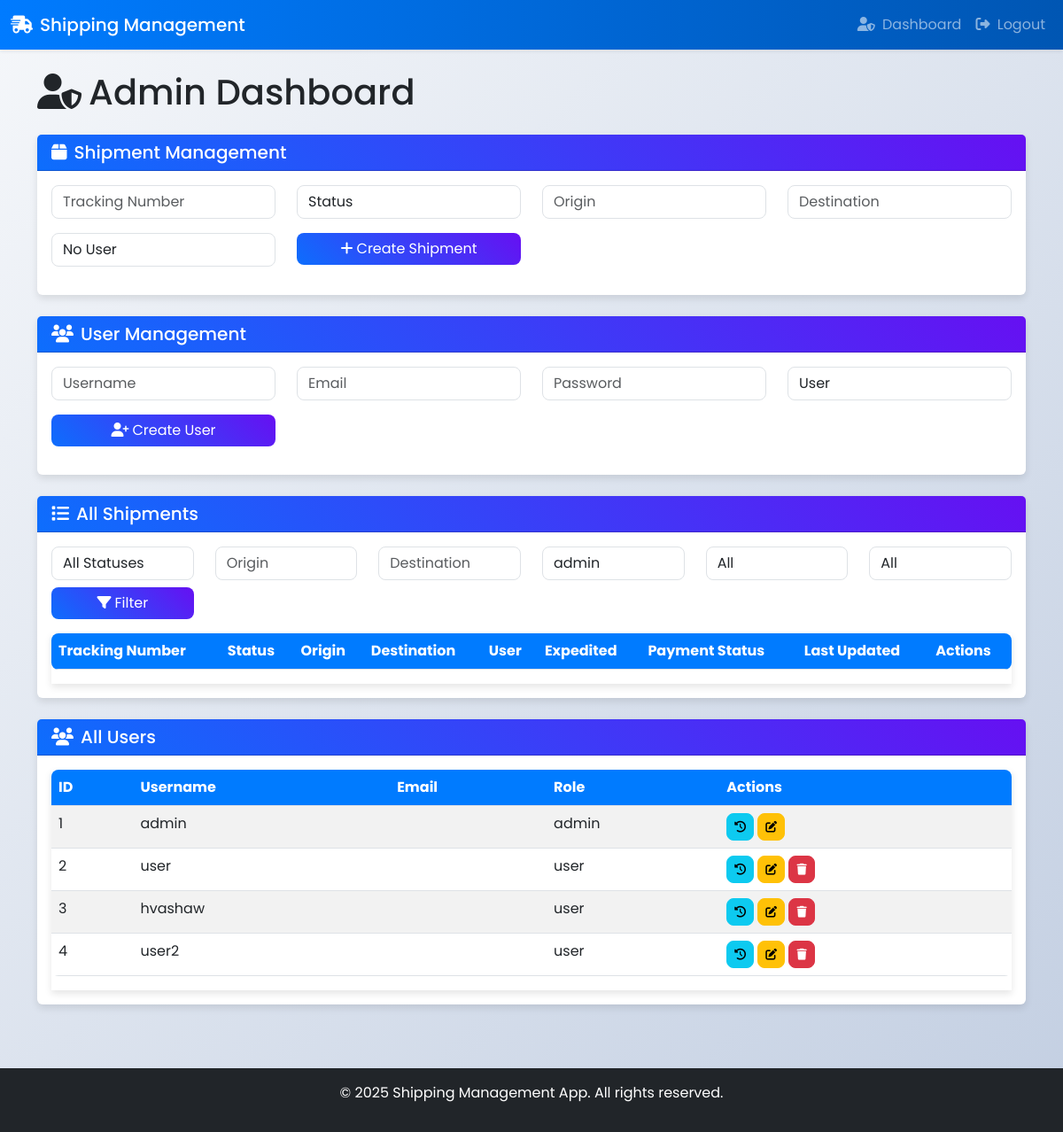
Page /admin/dashboard?user_id=1 (signed in) on the committed database.
### app.py (models this page shows)
class User(db.Model):
    id = db.Column(db.Integer, primary_key=True)
    username = db.Column(db.String(80), unique=True, nullable=False)
    password = db.Column(db.String(120), nullable=False)
    role = db.Column(db.String(20), default='user')
    shipments = db.relationship('Shipment', backref='user', lazy=True)

### app.py (the view, shortened to what this page needs)
@app.route('/admin/dashboard', methods=['GET', 'POST'])
@jwt_required()
def admin_dashboard():
    jwt_data = get_jwt()
    if jwt_data['role'] != 'admin':
        flash('Access denied', 'danger')
        return redirect(url_for('track'))
    statuses = ['Pending', 'In Transit', 'Delivered', 'Cancelled']
    payment_statuses = ['Pending', 'Paid']
    users = User.query.all()
    status = request.args.get('status')
    origin = request.args.get('origin')
    destination = request.args.get('destination')
    user_id = request.args.get('user_id')
    expedited = request.args.get('expedited')
    payment_status = request.args.get('payment_status')
    query = Shipment.query
    if status:
        query = query.filter_by(status=status)
    if origin:
        query = query.filter(Shipment.origin.ilike(f'%{origin}%'))
    if destination:
        query = query.filter(Shipment.destination.ilike(f'%{destination}%'))
    if user_id:
        query = query.filter_by(user_id=user_id)
    if expedited:
        query = query.filter_by(expedited=expedited == 'true')
    if payment_status:
        query = query.filter_by(payment_status=payment_status)
    shipments = query.all()
    return render_template('admin_dashboard.html', shipments=shipments, users=users, statuses=statuses, payment_statuses=payment_statuses)

### app.py (called while the page is built)
@app.context_processor
def inject_user_role():
    try:
        jwt_data = get_jwt()
        if jwt_data:
            return {'user_role': jwt_data.get('role')}
        return {'user_role': None}
    except:
        return {'user_role': None}

### templates/admin_dashboard.html (shortened to what this page needs)
{% extends "base.html" %}
{% block content %}
<div class="row">
    <div class="col-12">
        <h1 class="mb-4"><i class="fas fa-user-shield me-2"></i>Admin Dashboard</h1>
    </div>
</div>
<div class="card mb-4">
    <div class="card-header bg-primary text-white">
        <h5 class="mb-0"><i class="fas fa-box me-2"></i>Shipment Management</h5>
    </div>
    <div class="card-body">
        <form method="POST">
            <div class="row mb-3">
                <div class="col-md-3">
                    <input type="text" class="form-control" name="tracking_number" placeholder="Tracking Number" required>
                </div>
                <div class="col-md-3">
                    <select class="form-control" name="status" required>
                        <option value="" disabled selected>Status</option>
                    </select>
                </div>
                <div class="col-md-3">
                    <input type="text" class="form-control" name="origin" placeholder="Origin" required>
                </div>
                <div class="col-md-3">
                    <input type="text" class="form-control" name="destination" placeholder="Destination" required>
                </div>
            </div>
            <div class="row mb-3">
                <div class="col-md-3">
                    <select class="form-control" name="user_id">
                        <option value="">No User</option>
                    </select>
                </div>
                <div class="col-md-3">
                    <button type="submit" class="btn btn-primary w-100"><i class="fas fa-plus me-1"></i>Create Shipment</button>
                </div>
            </div>
        </form>
    </div>
</div>
<div class="card mb-4">
    <div class="card-header bg-primary text-white">
        <h5 class="mb-0"><i class="fas fa-users me-2"></i>User Management</h5>
    </div>
    <div class="card-body">
        <form method="POST">
            <div class="row mb-3">
                <div class="col-md-3">
                    <input type="text" class="form-control" name="username" placeholder="Username" required>
                </div>
                <div class="col-md-3">
                    <input type="email" class="form-control" name="email" placeholder="Email" required>
                </div>
                <div class="col-md-3">
                    <input type="password" class="form-control" name="password" placeholder="Password" required>
                </div>
                <div class="col-md-3">
                    <select class="form-control" name="role" required>
                        <option value="user">User</option>
                    </select>
                </div>
            </div>
            <div class="row mb-3">
                <div class="col-md-3">
                    <button type="submit" class="btn btn-primary w-100"><i class="fas fa-user-plus me-1"></i>Create User</button>
                </div>
            </div>
        </form>
    </div>
</div>
<div class="card mb-4">
    <div class="card-header bg-primary text-white">
        <h5 class="mb-0"><i class="fas fa-list me-2"></i>All Shipments</h5>
    </div>
    <div class="card-body">
        <form method="GET" class="mb-3">
            <div class="row">
                <div class="col-md-2">
                    <select class="form-control" name="status">
                        <option value="">All Statuses</option>
                    </select>
                </div>
                <div class="col-md-2">
                    <input type="text" class="form-control" name="origin" placeholder="Origin" value="{{ request.args.get('origin', '') }}">
                </div>
                <div class="col-md-2">
                    <input type="text" class="form-control" name="destination" placeholder="Destination" value="{{ request.args.get('destination', '') }}">
                </div>
                <div class="col-md-2">
                    <select class="form-control" name="user_id">
                        {% for user in users %}
                            <option value="{{ user.id }}" {% if request.args.get('user_id') == user.id|string %}selected{% endif %}>{{ user.username }}</option>
                        {% endfor %}
                    </select>
                </div>
                <div class="col-md-2">
                    <select class="form-control" name="expedited">
                        <option value="">All</option>
                    </select>
                </div>
                <div class="col-md-2">
                    <select class="form-control" name="payment_status">
                        <option value="">All</option>
                    </select>
                </div>
            </div>
            <div class="row mt-2">
                <div class="col-md-2">
                    <button type="submit" class="btn btn-primary w-100"><i class="fas fa-filter me-1"></i>Filter</button>
                </div>
            </div>
        </form>
        <div class="table-responsive">
            <table class="table table-striped">
                <thead>
                    <tr>
                        <th>Tracking Number</th>
                        <th>Status</th>
                        <th>Origin</th>
                        <th>Destination</th>
                        <th>User</th>
                        <th>Expedited</th>
                        <th>Payment Status</th>
                        <th>Last Updated</th>
                        <th>Actions</th>
                    </tr>
                </thead>
            </table>
        </div>
    </div>
</div>
<div class="card mb-4">
    <div class="card-header bg-primary text-white">
        <h5 class="mb-0"><i class="fas fa-users me-2"></i>All Users</h5>
    </div>
    <div class="card-body">
        <div class="table-responsive">
            <table class="table table-striped">
                <thead>
                    <tr>
                        <th>ID</th>
                        <th>Username</th>
                        <th>Email</th>
                        <th>Role</th>
                        <th>Actions</th>
                    </tr>
                </thead>
                <tbody>
                    {% for user in users %}
                        <tr>
                            <td>{{ user.id }}</td>
                            <td>{{ user.username }}</td>
                            <td>{{ user.email }}</td>
                            <td>{{ user.role }}</td>
                            <td>
                                <button class="btn btn-sm btn-info" onclick="showUserHistory({{ user.id }})"><i class="fas fa-history"></i></button>
                                <button class="btn btn-sm btn-warning" data-bs-toggle="modal" data-bs-target="#editUserModal" onclick="editUser({{ user.id }}, '{{ user.username }}', '{{ user.email }}', '{{ user.role }}')"><i class="fas fa-edit"></i></button>
                                {% if user.role != 'admin' %}
                                    <form action="{{ url_for('admin_dashboard') }}" method="POST" style="display:inline;">
                                        <button type="submit" class="btn btn-sm btn-danger" onclick="return confirm('Are you sure you want to delete this user?')"><i class="fas fa-trash"></i></button>
                                    </form>
                                {% endif %}
                            </td>
                        </tr>
                    {% endfor %}
                </tbody>
            </table>
        </div>
    </div>
</div>
{% endblock %}

### static/css/styles.css (style rules this page uses)
body { font-family: 'Poppins', sans-serif; background: linear-gradient(135deg, #f5f7fa 0%, #c3cfe2 100%); min-height: 100vh; display: flex; flex-direction: column; }
.card { border: none; box-shadow: 0 4px 8px rgba(0, 0, 0, 0.1); transition: transform 0.3s ease; }
.card-header { background: linear-gradient(45deg, #0d6efd, #6610f2); }
.table-responsive { box-shadow: 0 4px 8px rgba(0, 0, 0, 0.1); }
.form-control, .form-select { border-radius: 8px; transition: border-color 0.3s, box-shadow 0.3s; }
.btn { border-radius: 8px; transition: transform 0.2s, background-color 0.3s; }
.btn-primary { background: linear-gradient(45deg, #0d6efd, #6610f2); border: none; transition: background 0.3s ease; }
.btn-sm i { font-size: 0.8rem; }
.btn-danger { background-color: #dc3545; border-color: #dc3545; }
.btn-warning { background-color: #ffc107; border-color: #ffc107; }
.table { background: #fff; border-radius: 8px; overflow: hidden; }
.table th { background: #007bff; color: #fff; }
.table-striped tbody tr:nth-of-type(odd) { background-color: rgba(0, 123, 255, 0.05); }

### rows in the picture
User: id "1", username "admin", role "admin"
User: id "2", username "user", role "user"
User: id "3", username "hvashaw", role "user"
User: id "4", username "user2", role "user"

### other values in the picture
form field user_id "admin"
